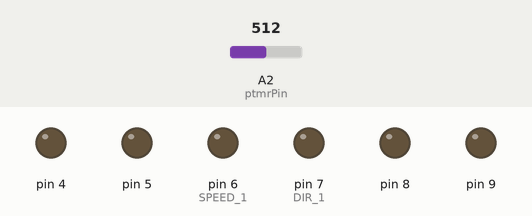
A sketch run on a simulated Arduino Uno, built with avr-gcc and run on an emulated ATmega328P. On the bench: output pins drawn as LEDs (lit = HIGH). The inputs (shaded band) are chosen by the test bench; at power-on: A2 (ptmrPin) = 512.

Above: at 1.2 s.
1.3 s: A2 (ptmrPin) set to 407
2.8 s: A2 (ptmrPin) set to 392
At 4.0 s:
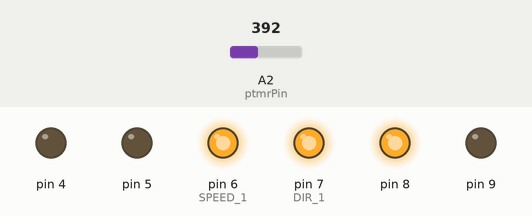
4.3 s: A2 (ptmrPin) set to 511
At 5.1 s:
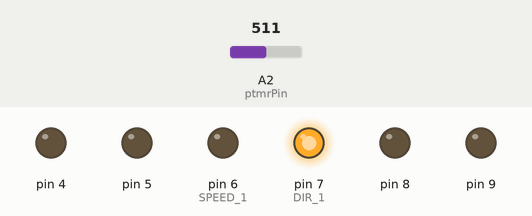
5.8 s: A2 (ptmrPin) set to 785
7.3 s: A2 (ptmrPin) set to 812
At 8.5 s:
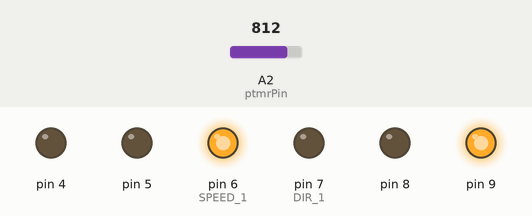
8.8 s: A2 (ptmrPin) set to 716
At 9.7 s:
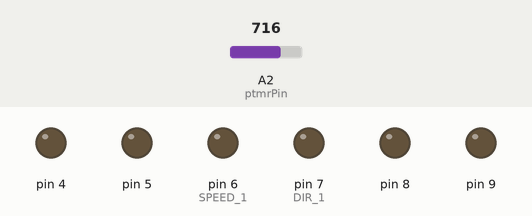
Timing chart, 0 to 11.3 s (numbered marks = the images above; inputs shaded):
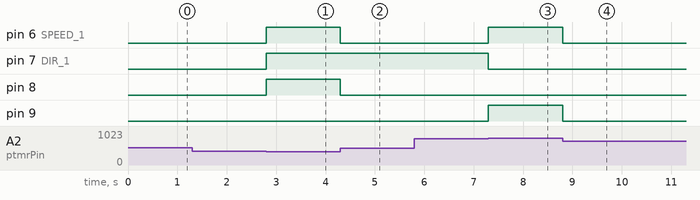

The sketch:

house.ino
```cpp
#include <SPI.h>

#define SPEED_1      6
#define DIR_1        7

const int ptmrPin = A2;

int tumblrState = 0;
int ptmrState = 0;

int speed = 0;
int direction = 0;

void setup(){
  Serial.begin(9600);

  pinMode(ptmrPin, INPUT);
  pinMode(9, OUTPUT);
  pinMode(8, OUTPUT);

  for (int i = 4; i < 8; i++) {
    pinMode(i, OUTPUT);
  }
}
void loop(){

  ptmrState = analogRead(ptmrPin);
  int speed = 0;
  int light = 0;
  if (ptmrState > 2*1200/3)
  {
    digitalWrite(DIR_1, LOW);
    speed = 255;
    light = 1;

  }
  if (ptmrState < 1200/3)
  {
    digitalWrite(DIR_1, HIGH);
    speed = 255;
    light = -1;
  }
  if (ptmrState > 1200/3 && ptmrState < 2*1200/3)
  {
    speed = 0;
    light = 0;
  }
  if (light == 1){
    digitalWrite(9, HIGH);
    digitalWrite(8, LOW);  // зажигаем светодиод
  }
  if (light == 0){
    digitalWrite(9, LOW);
    digitalWrite(8, LOW);  // зажигаем светодиод
  }
  if (light == -1){
    digitalWrite(8, HIGH);
    digitalWrite(9, LOW);  // зажигаем светодиод
  }
  analogWrite(SPEED_1, speed);
}
```

Measured:
- the behaviour switches between 400 and 399 on A2 (ptmrPin) (found by bisection; images 0 and 1)
- the behaviour switches between 800 and 801 on A2 (ptmrPin) (found by bisection; images 2 and 3)
- after the input at 1.3 s, every drawn part: stays the same
- after the input at 2.8 s, pin 6 (SPEED_1), pin 7 (DIR_1), pin 8: LOW → HIGH at once
- after the input at 4.3 s, pin 6 (SPEED_1), pin 8: HIGH → LOW at once
- after the input at 5.8 s, every drawn part: stays the same
- after the input at 7.3 s, pin 6 (SPEED_1), pin 9: LOW → HIGH at once; pin 7 (DIR_1): HIGH → LOW at once
- after the input at 8.8 s, pin 6 (SPEED_1), pin 9: HIGH → LOW at once
